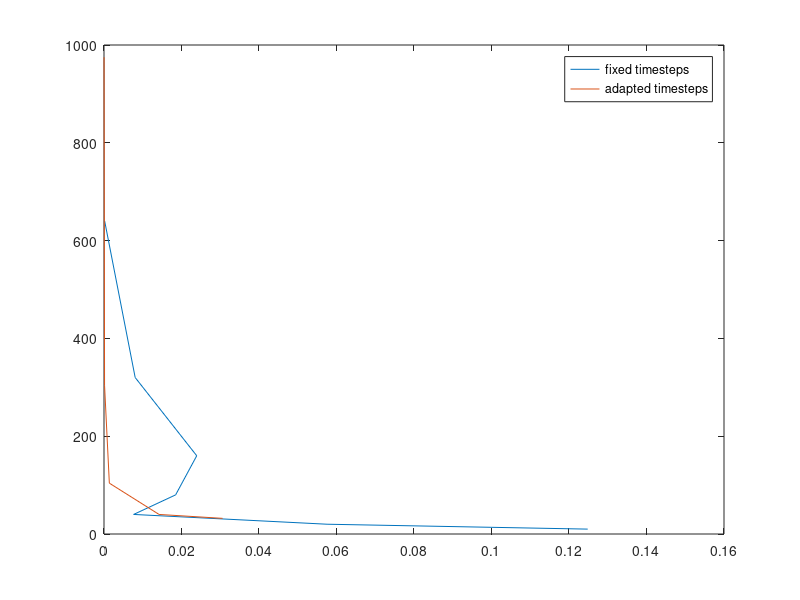

MATLAB code for this plot:
A= [ 
1, 2.593456468536017, 10, 5;
1/2, 2.660722422908167, 20, 10;
1/4, 2.71063630399989, 40, 20;
1/8, 2.699798002375426, 80, 40;
1/16, 2.694352105835493, 160, 80;
1/32, 2.726326573415554, 320, 160;
1/64, 2.718113796848138, 640, 320;
];
B= [
1, 2.687682606413367, 32, 0;
0.1, 2.687682606413367, 32, 0;
0.01, 2.70407465798737, 40, 0;
0.001, 2.716904615962541, 104, 0;
0.0001, 2.718139681269396, 304, 0;
1e-05, 2.718267502076198, 975, 0;
];


X=A(:,2);
Y=A(:,3);
Z=B(:,2);
T=B(:,3);
X=abs(X-exp(1))
Z=abs(Z-exp(1))
plot(X,Y,Z,T);
legend('fixed timesteps','adapted timesteps');
